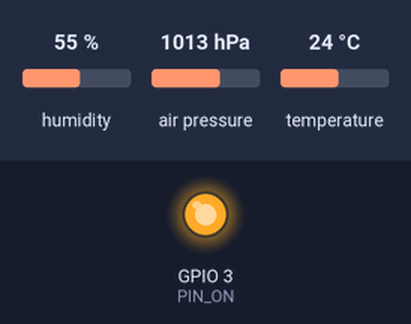
Bench run of a sketch on a simulated ESP32-C3. Shown: output pins drawn as LEDs (lit = HIGH). Inputs (shaded band) come from the test bench; at power-on: humidity 55 %, air pressure 1013 hPa, temperature 24 °C. WiFi joins after 1.5 s; servers stay silent unless stated; uploads are accepted with an empty reply; what the sketch prints to the serial monitor is not drawn. At 1.7 s the program puts the board to deep sleep or switches it off; the recording ends there.

Above: at 0.1 s.
Timing chart, 0 to 1.7 s (numbered marks = the images above):
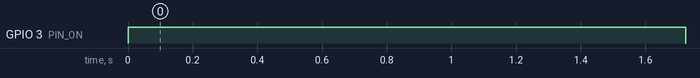

Measured:
- by itself, GPIO 3 (PIN_ON): LOW → HIGH at 0.00 s, → LOW 1.7 s later

The sketch:

weather_mini.ino
```cpp
/* LaskaKit DIY Mini Weather Station.  https://www.laskakit.cz/laskakit-meteo-mini-meteostanice/#productDiscussion
 * TMEP edition
 * Read Temperature, Humidity and pressure and send to TMEP.cz
 *
 * For settings see config.h
 *
 * Email:podpora@laskakit.cz
 * Web:laskakit.cz
 * Board: ESP32-C3 Dev Module
 *
 */

// připojení knihoven
#include "config.h"            // change to config.h and fill the file.

#include <Wire.h>
#include <WiFi.h>
#include <HTTPClient.h>
#include <Adafruit_Sensor.h>
#include <Adafruit_BME280.h>      // BME280 by Adafruit
#include <WiFiManager.h>          // WiFi manager by tzapu https://github.com/tzapu/WiFiManager

#define BME280_ADDRESS (0x77)     // Default on LaskaKit module
#define SLEEP_SEC 15*60           // Measurement interval (seconds)
#define ADC_PIN 0                 // ADC pin on LaskaKit Meteo mini
#define deviderRatio 1.7693877551 // Voltage devider ratio on ADC pin 1M + 1.3MOhm
#define SDA 19
#define SCL 18
#define PIN_ON 3

// Vytvoření instance | Instance creation
Adafruit_BME280 bme;

float temperature;
float pressure;
float humidity;
float bat_voltage;

void postData(){

  if(WiFi.status()== WL_CONNECTED) {
    HTTPClient http;

    //GUID, nasleduje hodnota teploty, pro vlhkost "humV", pro CO2 "CO2", pro napeti baterie "v"
    String serverPath = serverName + "" + GUID + "=" + temperature + "&humV=" + humidity + "&pressV=" + pressure + "&v=" + bat_voltage;

    // zacatek http spojeni
    http.begin(serverPath.c_str());

    // http get request
    int httpResponseCode = http.GET();

    if (httpResponseCode>0) {
      Serial.print("HTTP odpoved: ");
      Serial.println(httpResponseCode);
      String payload = http.getString();
      Serial.println(payload);
    } else {
      Serial.print("Error kod: ");
      Serial.println(httpResponseCode);
    }
    // Free resources
    http.end();
  } else
      Serial.println("Wi-Fi odpojeno");

}

void GoToSleep(){
    delay(1);
  // ESP Deep Sleep
  digitalWrite(PIN_ON, LOW);   // Turn off the uSUP power
  Serial.println("ESP in sleep mode");
  esp_sleep_enable_timer_wakeup(SLEEP_SEC * 1000000);
  esp_deep_sleep_start();
}

// pripojeni k WiFi | WiFi Connection
void WiFiConnection(){
    // Probudit WiFi | Wake up WiFi Modem
  WiFi.mode( WIFI_STA);

 //WiFiManager, Local intialization. Once its business is done, there is no need to keep it around
    WiFiManager wm;

    // reset settings - wipe stored credentials for testing
    // these are stored by the esp library
    //wm.resetSettings();

    // Automatically connect using saved credentials,
    // if connection fails, it starts an access point with the specified name ( "AutoConnectAP"),
    // if empty will auto generate SSID, if password is blank it will be anonymous AP (wm.autoConnect())
    // then goes into a blocking loop awaiting configuration and will return success result

    wm.setConfigPortalTimeout(180);   // set portal time to  3 min, then sleep.
    bool res;
    res = wm.autoConnect("LaskaKitMeteo","meteostation"); // password protected ap

    if(!res) {
        Serial.println("Failed to connect");
        // ESP.restart();
    }
    else {
        //if you get here you have connected to the WiFi
        Serial.println("Wi-Fi connected successfully");
    }
}

// Přečíst data z BME280 | Read data from BME280
void readBME(){
  temperature = bme.readTemperature();
  humidity    = bme.readHumidity();
  pressure    = bme.readPressure() / 100.0F;

  Serial.print("Temp: "); Serial.print(temperature); Serial.println("°C");
  Serial.print("Humidity: "); Serial.print(humidity); Serial.println("% RH");
  Serial.print("Pressure: "); Serial.print(pressure); Serial.println("hPa");
}


// Měření napětí baterie | Battery voltage measurement
void readBat(){
  bat_voltage = analogReadMilliVolts(ADC_PIN) * deviderRatio / 1000;
  Serial.print("Battery voltage " + String(bat_voltage) + "V");

}

void setup() {
  // Hned vypneme WiFi | disable WiFi, coming from DeepSleep, as we do not need it right away
  WiFi.mode( WIFI_OFF );
  delay( 1 );


  Serial.begin(115200);
  while(!Serial) {} // Wait

  // for board version over 3.5 need to turn uSUP ON
  pinMode(PIN_ON, OUTPUT);      // Set EN pin for uSUP stabilisator as output
  digitalWrite(PIN_ON, HIGH);   // Turn on the uSUP power

  // initilizace BME280 | BME280 Initialization
  Wire.begin(SDA,SCL);
  if (! bme.begin(BME280_ADDRESS)) {
    Serial.println("Could not find a valid BME280 sensor, check wiring!");
    while (1);
  }
  Serial.println("-- Weather Station Scenario --");
  Serial.println("forced mode, 1x temperature / 1x humidity / 1x pressure oversampling,");
  Serial.println("filter off");
  bme.setSampling(Adafruit_BME280::MODE_FORCED,
                  Adafruit_BME280::SAMPLING_X1, // temperature
                  Adafruit_BME280::SAMPLING_X1, // pressure
                  Adafruit_BME280::SAMPLING_X1, // humidity
                  Adafruit_BME280::FILTER_OFF   );
  delay(10);

  readBME();
  readBat();

  // Pripojeni k WiFi | Connect to WiFi
  WiFiConnection();
  postData();

  WiFi.disconnect(true);
  GoToSleep();
}

void loop(){
  // Nepotřebujeme loop | We dont use the loop
}
```

config.h
```cpp
// vypln tvou domenu cidla, kterou sis zaregistroval na tmep.cz
String serverName = "http://TVADOMENA.tmep.cz/index.php?";
// vypln tve GUID cidla
String GUID = "GUID";
```
